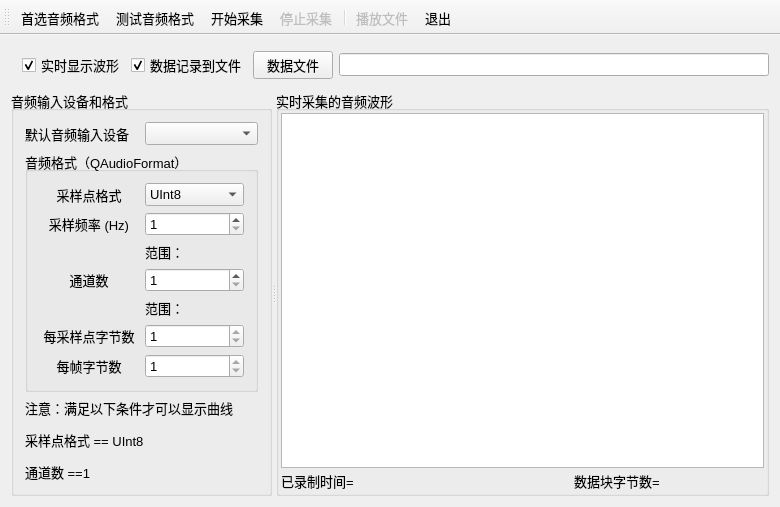
<?xml version="1.0" encoding="UTF-8"?>
<ui version="4.0">
 <class>MainWindow</class>
 <widget class="QMainWindow" name="MainWindow">
  <property name="geometry">
   <rect>
    <x>0</x>
    <y>0</y>
    <width>780</width>
    <height>482</height>
   </rect>
  </property>
  <property name="font">
   <font>
    <pointsize>10</pointsize>
   </font>
  </property>
  <property name="windowTitle">
   <string>采集和播放原始音频数据</string>
  </property>
  <widget class="QWidget" name="centralWidget">
   <layout class="QVBoxLayout" name="verticalLayout_3" stretch="0,1">
    <item>
     <widget class="QFrame" name="frame">
      <property name="frameShape">
       <enum>QFrame::NoFrame</enum>
      </property>
      <layout class="QHBoxLayout" name="horizontalLayout_3">
       <property name="topMargin">
        <number>5</number>
       </property>
       <property name="rightMargin">
        <number>0</number>
       </property>
       <property name="bottomMargin">
        <number>5</number>
       </property>
       <item>
        <widget class="QCheckBox" name="chkBoxShowWave">
         <property name="text">
          <string>实时显示波形</string>
         </property>
         <property name="checked">
          <bool>true</bool>
         </property>
        </widget>
       </item>
       <item>
        <widget class="QCheckBox" name="chkBoxSaveToFile">
         <property name="text">
          <string>数据记录到文件</string>
         </property>
         <property name="checked">
          <bool>true</bool>
         </property>
        </widget>
       </item>
       <item>
        <widget class="QPushButton" name="btnGetFile">
         <property name="text">
          <string>数据文件</string>
         </property>
         <property name="icon">
          <iconset resource="res.qrc">
           <normaloff>:/images/images/104.bmp</normaloff>:/images/images/104.bmp</iconset>
         </property>
        </widget>
       </item>
       <item>
        <widget class="QLineEdit" name="editFileName">
         <property name="clearButtonEnabled">
          <bool>true</bool>
         </property>
        </widget>
       </item>
      </layout>
     </widget>
    </item>
    <item>
     <widget class="QSplitter" name="splitter">
      <property name="orientation">
       <enum>Qt::Horizontal</enum>
      </property>
      <widget class="QGroupBox" name="groupBoxDevice">
       <property name="title">
        <string>音频输入设备和格式</string>
       </property>
       <layout class="QVBoxLayout" name="verticalLayout_2">
        <item>
         <layout class="QHBoxLayout" name="horizontalLayout">
          <item>
           <widget class="QLabel" name="label">
            <property name="text">
             <string>默认音频输入设备</string>
            </property>
           </widget>
          </item>
          <item>
           <widget class="QComboBox" name="comboDevices"/>
          </item>
         </layout>
        </item>
        <item>
         <widget class="QGroupBox" name="groupBox">
          <property name="title">
           <string>音频格式（QAudioFormat）</string>
          </property>
          <layout class="QGridLayout" name="gridLayout" columnminimumwidth="0,1">
           <item row="0" column="0">
            <widget class="QLabel" name="actualSampleTypeLabel">
             <property name="text">
              <string>采样点格式</string>
             </property>
             <property name="alignment">
              <set>Qt::AlignCenter</set>
             </property>
            </widget>
           </item>
           <item row="0" column="1">
            <widget class="QComboBox" name="comboSampFormat">
             <property name="currentIndex">
              <number>1</number>
             </property>
             <item>
              <property name="text">
               <string>Unknown</string>
              </property>
             </item>
             <item>
              <property name="text">
               <string>UInt8</string>
              </property>
             </item>
             <item>
              <property name="text">
               <string>Int16</string>
              </property>
             </item>
             <item>
              <property name="text">
               <string>Int32</string>
              </property>
             </item>
             <item>
              <property name="text">
               <string>Float</string>
              </property>
             </item>
            </widget>
           </item>
           <item row="1" column="0">
            <widget class="QLabel" name="actualFreqLabel">
             <property name="text">
              <string>采样频率 (Hz)</string>
             </property>
             <property name="alignment">
              <set>Qt::AlignCenter</set>
             </property>
            </widget>
           </item>
           <item row="1" column="1">
            <widget class="QSpinBox" name="spinSampRate">
             <property name="minimum">
              <number>1</number>
             </property>
             <property name="maximum">
              <number>10000000</number>
             </property>
            </widget>
           </item>
           <item row="2" column="1">
            <widget class="QLabel" name="labSampRateRange">
             <property name="text">
              <string>范围：</string>
             </property>
            </widget>
           </item>
           <item row="3" column="0">
            <widget class="QLabel" name="actualChannelLabel">
             <property name="text">
              <string>通道数</string>
             </property>
             <property name="alignment">
              <set>Qt::AlignCenter</set>
             </property>
            </widget>
           </item>
           <item row="3" column="1">
            <widget class="QSpinBox" name="spinChanCount">
             <property name="minimum">
              <number>1</number>
             </property>
             <property name="maximum">
              <number>100</number>
             </property>
            </widget>
           </item>
           <item row="4" column="1">
            <widget class="QLabel" name="labChanCountRange">
             <property name="text">
              <string>范围：</string>
             </property>
            </widget>
           </item>
           <item row="5" column="0">
            <widget class="QLabel" name="actualSampleSizeLabel">
             <property name="text">
              <string>每采样点字节数</string>
             </property>
             <property name="alignment">
              <set>Qt::AlignCenter</set>
             </property>
            </widget>
           </item>
           <item row="5" column="1">
            <widget class="QSpinBox" name="spinBytesPerSamp">
             <property name="readOnly">
              <bool>true</bool>
             </property>
             <property name="minimum">
              <number>1</number>
             </property>
             <property name="maximum">
              <number>10</number>
             </property>
            </widget>
           </item>
           <item row="6" column="0">
            <widget class="QLabel" name="actualSampleSizeLabel_2">
             <property name="text">
              <string>每帧字节数</string>
             </property>
             <property name="alignment">
              <set>Qt::AlignCenter</set>
             </property>
            </widget>
           </item>
           <item row="6" column="1">
            <widget class="QSpinBox" name="spinBytesPerFrame">
             <property name="readOnly">
              <bool>true</bool>
             </property>
             <property name="minimum">
              <number>1</number>
             </property>
             <property name="maximum">
              <number>10000000</number>
             </property>
            </widget>
           </item>
          </layout>
         </widget>
        </item>
        <item>
         <widget class="QLabel" name="label_2">
          <property name="text">
           <string>&lt;html&gt;&lt;head/&gt;&lt;body&gt;&lt;p&gt;注意：满足以下条件才可以显示曲线&lt;/p&gt;&lt;p&gt;采样点格式 == UInt8&lt;/p&gt;&lt;p&gt;通道数 ==1&lt;/p&gt;&lt;/body&gt;&lt;/html&gt;</string>
          </property>
         </widget>
        </item>
        <item>
         <spacer name="verticalSpacer">
          <property name="orientation">
           <enum>Qt::Vertical</enum>
          </property>
          <property name="sizeHint" stdset="0">
           <size>
            <width>20</width>
            <height>33</height>
           </size>
          </property>
         </spacer>
        </item>
       </layout>
      </widget>
      <widget class="QGroupBox" name="groupBox_2">
       <property name="title">
        <string>实时采集的音频波形</string>
       </property>
       <layout class="QVBoxLayout" name="verticalLayout">
        <property name="spacing">
         <number>3</number>
        </property>
        <property name="leftMargin">
         <number>2</number>
        </property>
        <property name="topMargin">
         <number>2</number>
        </property>
        <property name="rightMargin">
         <number>2</number>
        </property>
        <property name="bottomMargin">
         <number>2</number>
        </property>
        <item>
         <widget class="TChartView" name="chartView">
          <property name="cursor" stdset="0">
           <cursorShape>CrossCursor</cursorShape>
          </property>
         </widget>
        </item>
        <item>
         <layout class="QHBoxLayout" name="horizontalLayout_2">
          <item>
           <widget class="QLabel" name="labBufferSize">
            <property name="minimumSize">
             <size>
              <width>200</width>
              <height>0</height>
             </size>
            </property>
            <property name="text">
             <string>已录制时间=</string>
            </property>
           </widget>
          </item>
          <item>
           <spacer name="horizontalSpacer">
            <property name="orientation">
             <enum>Qt::Horizontal</enum>
            </property>
            <property name="sizeHint" stdset="0">
             <size>
              <width>40</width>
              <height>20</height>
             </size>
            </property>
           </spacer>
          </item>
          <item>
           <widget class="QLabel" name="labBlockSize">
            <property name="minimumSize">
             <size>
              <width>190</width>
              <height>0</height>
             </size>
            </property>
            <property name="text">
             <string>数据块字节数=</string>
            </property>
           </widget>
          </item>
         </layout>
        </item>
       </layout>
      </widget>
     </widget>
    </item>
   </layout>
  </widget>
  <widget class="QToolBar" name="mainToolBar">
   <property name="toolButtonStyle">
    <enum>Qt::ToolButtonTextBesideIcon</enum>
   </property>
   <attribute name="toolBarArea">
    <enum>TopToolBarArea</enum>
   </attribute>
   <attribute name="toolBarBreak">
    <bool>false</bool>
   </attribute>
   <addaction name="actPreferFormat"/>
   <addaction name="actTest"/>
   <addaction name="actStart"/>
   <addaction name="actStop"/>
   <addaction name="separator"/>
   <addaction name="actPlayFile"/>
   <addaction name="actQuit"/>
  </widget>
  <action name="actStart">
   <property name="icon">
    <iconset resource="res.qrc">
     <normaloff>:/images/images/626.bmp</normaloff>:/images/images/626.bmp</iconset>
   </property>
   <property name="text">
    <string>开始采集</string>
   </property>
   <property name="toolTip">
    <string>开始采集</string>
   </property>
  </action>
  <action name="actStop">
   <property name="enabled">
    <bool>false</bool>
   </property>
   <property name="icon">
    <iconset resource="res.qrc">
     <normaloff>:/images/images/624.bmp</normaloff>:/images/images/624.bmp</iconset>
   </property>
   <property name="text">
    <string>停止采集</string>
   </property>
   <property name="toolTip">
    <string>停止采集</string>
   </property>
  </action>
  <action name="actQuit">
   <property name="icon">
    <iconset resource="res.qrc">
     <normaloff>:/images/images/132.bmp</normaloff>:/images/images/132.bmp</iconset>
   </property>
   <property name="text">
    <string>退出</string>
   </property>
   <property name="toolTip">
    <string>退出</string>
   </property>
  </action>
  <action name="actTest">
   <property name="icon">
    <iconset resource="res.qrc">
     <normaloff>:/images/images/22.ico</normaloff>:/images/images/22.ico</iconset>
   </property>
   <property name="text">
    <string>测试音频格式</string>
   </property>
   <property name="toolTip">
    <string>测试是否支持所设置的音频格式</string>
   </property>
  </action>
  <action name="actPlayFile">
   <property name="enabled">
    <bool>false</bool>
   </property>
   <property name="icon">
    <iconset resource="res.qrc">
     <normaloff>:/images/images/Wave Sound.ico</normaloff>:/images/images/Wave Sound.ico</iconset>
   </property>
   <property name="text">
    <string>播放文件</string>
   </property>
   <property name="toolTip">
    <string>播放文件</string>
   </property>
  </action>
  <action name="actPreferFormat">
   <property name="icon">
    <iconset resource="res.qrc">
     <normaloff>:/images/images/237.GIF</normaloff>:/images/images/237.GIF</iconset>
   </property>
   <property name="text">
    <string>首选音频格式</string>
   </property>
   <property name="toolTip">
    <string>首选音频格式</string>
   </property>
  </action>
 </widget>
 <layoutdefault spacing="6" margin="11"/>
 <customwidgets>
  <customwidget>
   <class>TChartView</class>
   <extends>QGraphicsView</extends>
   <header>tchartview.h</header>
  </customwidget>
 </customwidgets>
 <resources>
  <include location="res.qrc"/>
 </resources>
 <connections>
  <connection>
   <sender>actQuit</sender>
   <signal>triggered()</signal>
   <receiver>MainWindow</receiver>
   <slot>close()</slot>
   <hints>
    <hint type="sourcelabel">
     <x>-1</x>
     <y>-1</y>
    </hint>
    <hint type="destinationlabel">
     <x>437</x>
     <y>248</y>
    </hint>
   </hints>
  </connection>
 </connections>
</ui>
